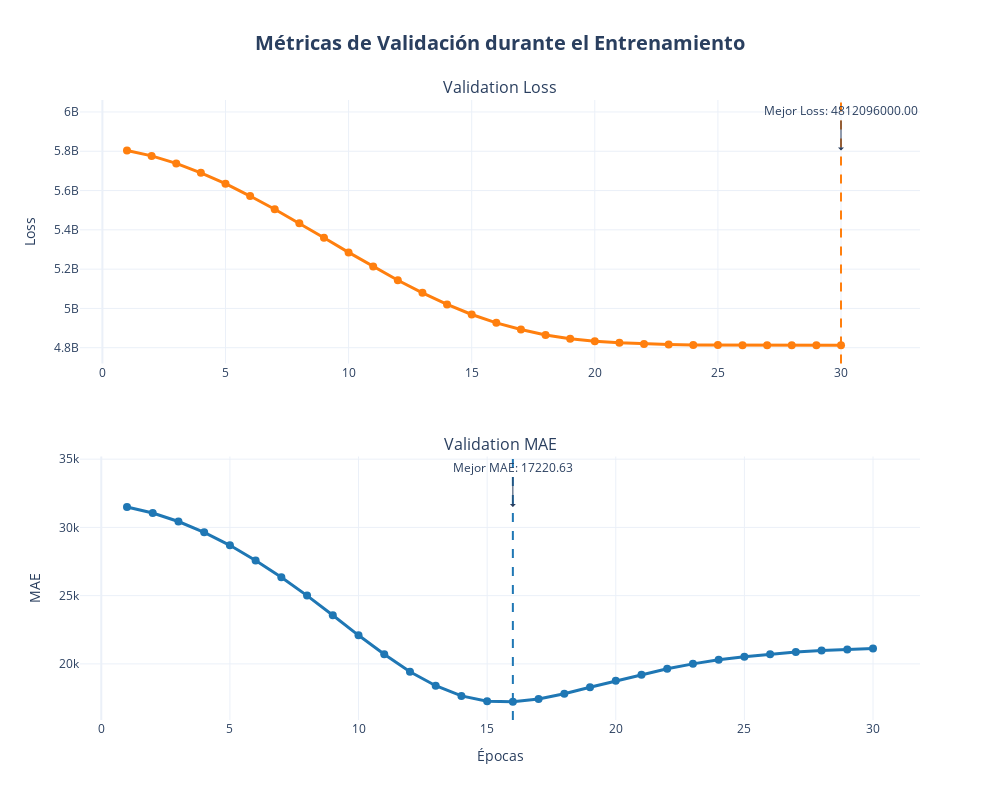

Write notebook code for a chart like this one.
### Code cell
def plot_validation_metrics(history):
    # Verificar que las métricas existan
    if not all(metric in history.history for metric in ['val_loss', 'val_mae']):
        raise ValueError("Faltan métricas en el historial. Asegúrate de incluir 'loss' y 'mae' en model.compile()")

    epochs = list(range(1, len(history.history['val_loss']) + 1))
    val_loss = history.history['val_loss']
    val_mae = history.history['val_mae']
   
    fig = make_subplots(rows=2, cols=1, 
                       subplot_titles=('Validation Loss', 'Validation MAE'),
                       vertical_spacing=0.15)
    fig.add_trace(
        go.Scatter(x=epochs, y=val_loss, 
                  mode='lines+markers',
                  name='Validation Loss',
                  line=dict(color='#FF7F0E', width=3),
                  marker=dict(size=8)),
        row=1, col=1
    )
    # Gráfico de Validation MAE
    fig.add_trace(
        go.Scatter(x=epochs, y=val_mae,
                  mode='lines+markers',
                  name='Validation MAE',
                  line=dict(color='#1F77B4', width=3),
                  marker=dict(size=8)),
        row=2, col=1
    )
    
    # Encontrar y marcar las mejores épocas
    best_loss_epoch = np.argmin(val_loss) + 1
    best_mae_epoch = np.argmin(val_mae) + 1
    fig.add_vline(x=best_loss_epoch, line=dict(color='#FF7F0E', dash='dash'),
                 row=1, col=1)
    fig.add_vline(x=best_mae_epoch, line=dict(color='#1F77B4', dash='dash'),
                 row=2, col=1)
    fig.update_layout(
        height=800,
        width=1000,
        title_text='<b>Métricas de Validación durante el Entrenamiento</b>',
        title_font_size=20,
        title_x=0.5,
        hovermode='x unified',
        template='plotly_white',
        showlegend=False,
        margin=dict(t=100, b=80)
    )
    
    fig.update_xaxes(title_text='Épocas', row=2, col=1)
    fig.update_yaxes(title_text='Loss', row=1, col=1)
    fig.update_yaxes(title_text='MAE', row=2, col=1)
    fig.add_annotation(
        x=best_loss_epoch, y=max(val_loss),
        text=f'Mejor Loss: {min(val_loss):.2f}',
        showarrow=True,
        arrowhead=1,
        ax=0,
        ay=-40,
        row=1,
        col=1
    )
    
    fig.add_annotation(
        x=best_mae_epoch, y=max(val_mae),
        text=f'Mejor MAE: {min(val_mae):.2f}',
        showarrow=True,
        arrowhead=1,
        ax=0,
        ay=-40,
        row=2,
        col=1
    )
    return fig
fig = plot_validation_metrics(history)
fig.show()

### Figure 1 — Plotly figure (JSON) as saved in the notebook; plotly's stock layout.template omitted (floating-point values rounded to 4 significant figures)
{"data": [{"line": {"color": "#FF7F0E", "width": 3}, "marker": {"size": 8}, "mode": "lines+markers", "name": "Validation Loss", "type": "scatter", "x": [1, 2, 3, 4, 5, 6, 7, 8, 9, 10, 11, 12, 13, 14, 15, 16, 17, 18, 19, 20, 21, 22, 23, 24, 25, 26, 27, 28, 29, 30], "xaxis": "x", "y": [5803902464, 5776470528, 5738109952, 5690352128, 5634845184, 5572010496, 5504621056, 5433366528, 5359461376, 5285224448, 5213700608, 5143400448, 5079216128, 5020048384, 4968999936, 4926605312, 4892440064, 4865163264, 4845468160, 4833150464, 4825100288, 4819242496, 4816044544, 4814125568, 4813134848, 4812582912, 4812274176, 4812149760, 4812105216, 4812096000], "yaxis": "y"}, {"line": {"color": "#1F77B4", "width": 3}, "marker": {"size": 8}, "mode": "lines+markers", "name": "Validation MAE", "type": "scatter", "x": [1, 2, 3, 4, 5, 6, 7, 8, 9, 10, 11, 12, 13, 14, 15, 16, 17, 18, 19, 20, 21, 22, 23, 24, 25, 26, 27, 28, 29, 30], "xaxis": "x2", "y": [31490.0, 31050.0, 30430.0, 29640.0, 28690.0, 27580.0, 26350.0, 25000.0, 23560.0, 22090.0, 20710.0, 19420.0, 18400.0, 17650.0, 17270.0, 17220.0, 17430.0, 17810.0, 18290.0, 18760.0, 19200.0, 19650.0, 20000.0, 20300.0, 20530.0, 20710.0, 20870.0, 20970.0, 21060.0, 21130.0], "yaxis": "y2"}], "layout": {"annotations": [{"font": {"size": 16}, "showarrow": false, "text": "Validation Loss", "x": 0.5, "xanchor": "center", "xref": "paper", "y": 1, "yanchor": "bottom", "yref": "paper"}, {"font": {"size": 16}, "showarrow": false, "text": "Validation MAE", "x": 0.5, "xanchor": "center", "xref": "paper", "y": 0.425, "yanchor": "bottom", "yref": "paper"}, {"arrowhead": 1, "ax": 0, "ay": -40, "showarrow": true, "text": "Mejor Loss: 4812096000.00", "x": 30, "xref": "x", "y": 5803902464, "yref": "y"}, {"arrowhead": 1, "ax": 0, "ay": -40, "showarrow": true, "text": "Mejor MAE: 17220.63", "x": 16, "xref": "x2", "y": 31490.0, "yref": "y2"}], "height": 800, "hovermode": "x unified", "margin": {"b": 80, "t": 100}, "shapes": [{"line": {"color": "#FF7F0E", "dash": "dash"}, "type": "line", "x0": 30, "x1": 30, "xref": "x", "y0": 0, "y1": 1, "yref": "y domain"}, {"line": {"color": "#1F77B4", "dash": "dash"}, "type": "line", "x0": 16, "x1": 16, "xref": "x2", "y0": 0, "y1": 1, "yref": "y2 domain"}], "showlegend": false, "title": {"font": {"size": 20}, "text": "<b>Métricas de Validación durante el Entrenamiento</b>", "x": 0.5}, "width": 1000, "xaxis": {"anchor": "y", "domain": [0, 1]}, "xaxis2": {"anchor": "y2", "domain": [0, 1], "title": {"text": "Épocas"}}, "yaxis": {"anchor": "x", "domain": [0.575, 1], "title": {"text": "Loss"}}, "yaxis2": {"anchor": "x2", "domain": [0, 0.425], "title": {"text": "MAE"}}}}
